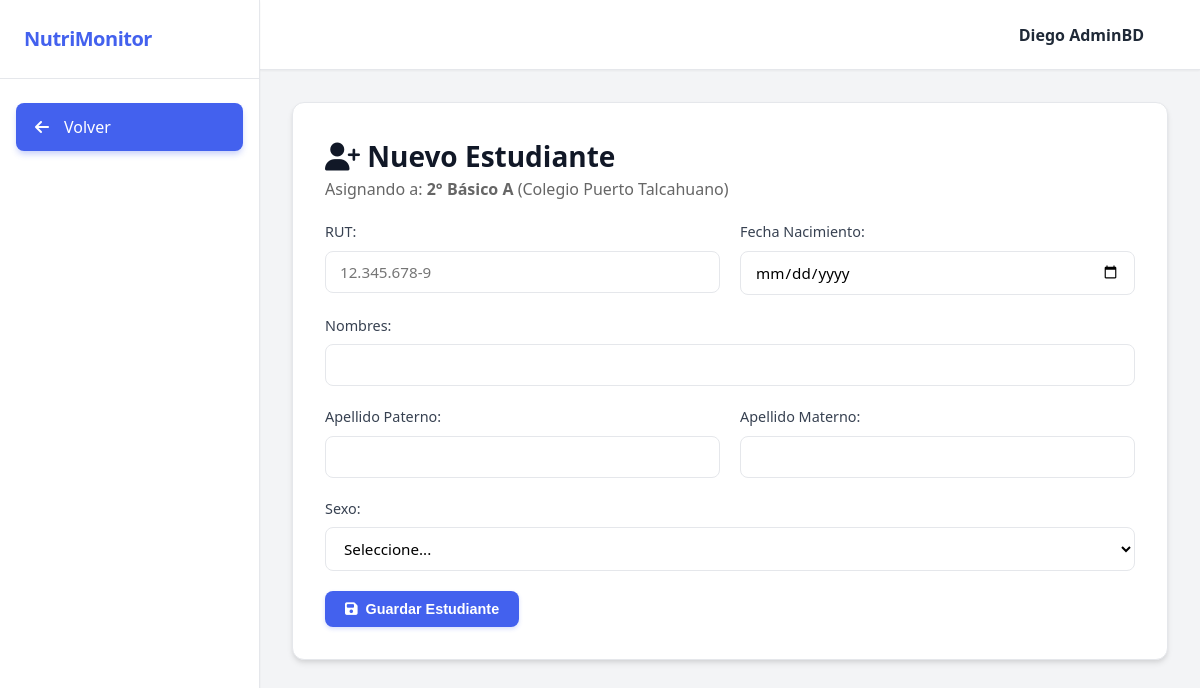
The page /public/AdminBD/crud_estudiante/create.php?id_curso=4 (signed in) on the database its author committed.
### tables this page shows
CREATE TABLE Curso (
    Id INT AUTO_INCREMENT PRIMARY KEY,
    Id_Establecimiento INT,
    Nombre VARCHAR(255),
    Id_Profesor INT,
    FOREIGN KEY (Id_Establecimiento) REFERENCES Establecimiento(Id),
    FOREIGN KEY (Id_Profesor) REFERENCES Usuario(Id)
);

CREATE TABLE Establecimiento (
    Id INT AUTO_INCREMENT PRIMARY KEY,
    Id_Direccion INT,
    Nombre VARCHAR(255),
    FOREIGN KEY (Id_Direccion) REFERENCES Direccion(Id)
);

### public/AdminBD/crud_estudiante/create.php (the view, shortened to what this page needs)
<?php
$pdo = getConnection();
$id_curso = $_GET['id_curso'] ?? null;
$stmt_info = $pdo->prepare("
    SELECT c.Nombre as Curso, e.Id as Id_Establecimiento, e.Nombre as Establecimiento
    FROM Curso c
    JOIN Establecimiento e ON c.Id_Establecimiento = e.Id
    WHERE c.Id = ?
");
$stmt_info->execute([$id_curso]);
$contexto = $stmt_info->fetch(PDO::FETCH_ASSOC);
$id_establecimiento = $contexto['Id_Establecimiento'];
$rut = $nombres = $apellido_paterno = $apellido_materno = $fecha_nac = $sexo = '';
?>
<!DOCTYPE html>
<html lang="es">
<head>
    <link rel="stylesheet" href="../../css/styles.css">
    <link rel="stylesheet" href="https://cdnjs.cloudflare.com/ajax/libs/font-awesome/6.4.0/css/all.min.css">
</head>
<body>
    <div class="dashboard-wrapper">
        <aside class="sidebar">
            <div class="sidebar-header"><h2>NutriMonitor</h2></div>
            <nav class="sidebar-nav">
                 <a href="../../dashboard_admin_bd.php?vista=estudiantes&id_establecimiento=<?php echo $id_establecimiento; ?>&id_curso=<?php echo $id_curso; ?>" class="nav-item active">
                    <i class="fa-solid fa-arrow-left"></i> Volver
                </a>
            </nav>
        </aside>
        <main class="main-content">
            <header class="header"><div class="header-user"><?php echo htmlspecialchars($_SESSION['user_nombre']); ?></div></header>
            <section class="content-body">
                <div class="content-container">
                    <h1><i class="fa-solid fa-user-plus"></i> Nuevo Estudiante</h1>
                    <p style="color:#666; margin-bottom:20px;">
                        Asignando a: <strong><?php echo htmlspecialchars($contexto['Curso']); ?></strong>
                        (<?php echo htmlspecialchars($contexto['Establecimiento']); ?>)
                    </p>
                    <form method="POST" class="crud-form">
                        <div style="display: flex; gap: 20px;">
                            <div class="form-group" style="flex:1;">
                                <label>RUT:</label>
                                <input type="text" name="rut"
       value="<?php echo htmlspecialchars($est['Rut'] ?? $rut); ?>"
       required
       placeholder="12.345.678-9"
       maxlength="12"
       oninput="darFormatoRut(this)">
                            </div>
                            <div class="form-group" style="flex:1;">
                                <label>Fecha Nacimiento:</label>
                                <input type="date" name="fecha_nacimiento" value="<?php echo $fecha_nac; ?>" required>
                            </div>
                        </div>
                        <div class="form-group">
                            <label>Nombres:</label>
                            <input type="text" name="nombres" value="<?php echo htmlspecialchars($nombres); ?>" required>
                        </div>
                        <div style="display: flex; gap: 20px;">
                            <div class="form-group" style="flex:1;">
                                <label>Apellido Paterno:</label>
                                <input type="text" name="apellido_paterno" value="<?php echo htmlspecialchars($apellido_paterno); ?>" required>
                            </div>
                            <div class="form-group" style="flex:1;">
                                <label>Apellido Materno:</label>
                                <input type="text" name="apellido_materno" value="<?php echo htmlspecialchars($apellido_materno); ?>">
                            </div>
                        </div>
                        <div class="form-group">
                            <label>Sexo:</label>
                            <select name="sexo" required>
                                <option value="">Seleccione...</option>
                            </select>
                        </div>
                        <button type="submit" class="btn-create"><i class="fa-solid fa-save"></i> Guardar Estudiante</button>
                    </form>
                </div>
            </section>
        </main>
    </div>
</body>
</html>

### public/css/styles.css (style rules this page uses)
:root { --primary-color: #4361ee; --primary-hover: #3a56d4; --secondary-color: #3f37c9; --success-color: #10b981; --danger-color: #ef4444; --warning-color: #f59e0b; --info-color: #3b82f6; --bg-body: #f3f4f6; --bg-sidebar: #ffffff; --text-main: #1f2937; --text-muted: #6b7280; --border-color: #e5e7eb; --shadow-sm: 0 1px 2px 0 rgba(0, 0, 0, 0.05); --shadow-md: 0 4px 6px -1px rgba(0, 0, 0, 0.1), 0 2px 4px -1px rgba(0, 0, 0, 0.06); --radius-md: 0.5rem; --radius-lg: 0.75rem; }
* { margin: 0; padding: 0; box-sizing: border-box; }
body { font-family: 'Segoe UI', system-ui, -apple-system, sans-serif; background-color: var(--bg-body); color: var(--text-main); display: flex; min-height: 100vh; line-height: 1.5; }
.dashboard-wrapper { display: flex; width: 100%; }
.sidebar { width: 260px; background: var(--bg-sidebar); border-right: 1px solid var(--border-color); display: flex; flex-direction: column; position: sticky; top: 0; height: 100vh; box-shadow: var(--shadow-sm); z-index: 10; }
.sidebar-header { padding: 1.5rem; border-bottom: 1px solid var(--border-color); }
.sidebar-header h2 { font-size: 1.25rem; font-weight: 700; color: var(--primary-color); letter-spacing: -0.025em; }
.sidebar-nav { padding: 1.5rem 1rem; flex-grow: 1; overflow-y: auto; }
.nav-item { display: flex; align-items: center; padding: 0.75rem 1rem; text-decoration: none; color: var(--text-main); border-radius: var(--radius-md); font-weight: 500; margin-bottom: 0.25rem; transition: all 0.2s ease; }
.nav-item i { margin-right: 0.75rem; width: 20px; text-align: center; color: var(--text-muted); transition: color 0.2s; }
.nav-item.active { background-color: var(--primary-color); color: #fff; box-shadow: 0 4px 6px -1px rgba(67, 97, 238, 0.3); }
.nav-item.active i { color: #fff; }
.main-content { flex-grow: 1; display: flex; flex-direction: column; width: calc(100% - 260px); }
.header { height: 70px; background: var(--bg-sidebar); border-bottom: 1px solid var(--border-color); display: flex; align-items: center; justify-content: flex-end; padding: 0 2rem; box-shadow: var(--shadow-sm); }
.header-user { font-weight: 600; margin-right: 1.5rem; color: var(--text-main); }
.content-body { padding: 2rem; overflow-y: auto; flex-grow: 1; }
.content-container { background: #ffffff; border-radius: var(--radius-lg); padding: 2rem; box-shadow: var(--shadow-md); border: 1px solid var(--border-color); max-width: 1200px; margin: 0 auto; transition: transform 0.2s; }
h1 { font-size: 1.75rem; font-weight: 700; color: #111827; }
.form-group { margin-bottom: 1.25rem; }
label { display: block; margin-bottom: 0.5rem; font-weight: 500; color: #374151; font-size: 0.9rem; }
input[type="text"], input[type="email"], input[type="password"], input[type="number"], input[type="date"], select, textarea { width: 100%; padding: 0.625rem 0.875rem; border: 1px solid var(--border-color); border-radius: var(--radius-md); font-size: 0.95rem; font-family: inherit; transition: border-color 0.15s, box-shadow 0.15s; background-color: #fff; resize: none; }
.btn-create, .btn-login, .btn-logout, button[type="submit"] { display: inline-flex; align-items: center; justify-content: center; padding: 0.625rem 1.25rem; border-radius: var(--radius-md); font-weight: 600; text-decoration: none; cursor: pointer; border: none; transition: all 0.2s; font-size: 0.9rem; gap: 0.5rem; }
.btn-create, button[type="submit"] { background-color: var(--primary-color); color: white; box-shadow: 0 2px 4px rgba(67, 97, 238, 0.2); }

### rows shown on the page
curso: Nombre "2° Básico A", Id_Establecimiento.Nombre "Colegio Puerto Talcahuano"

### other values the page prints
$_SESSION['user_nombre'] "Diego AdminBD"
